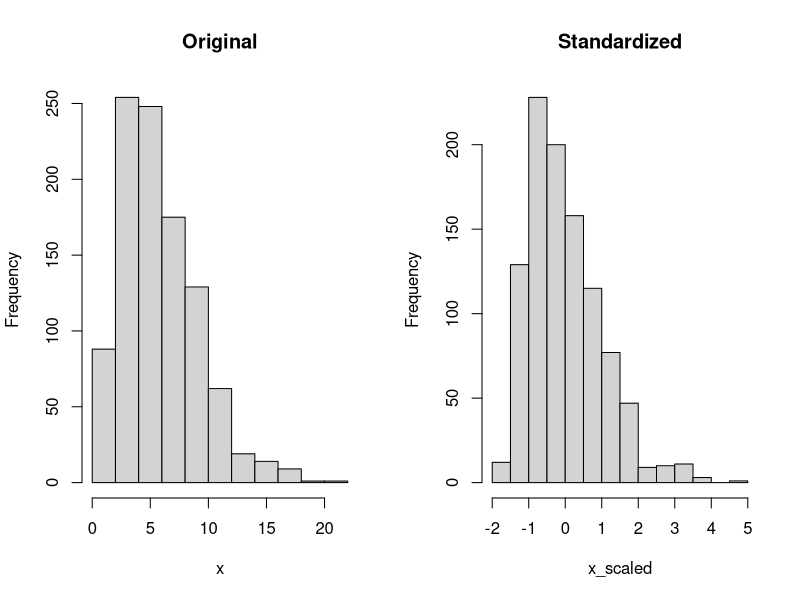
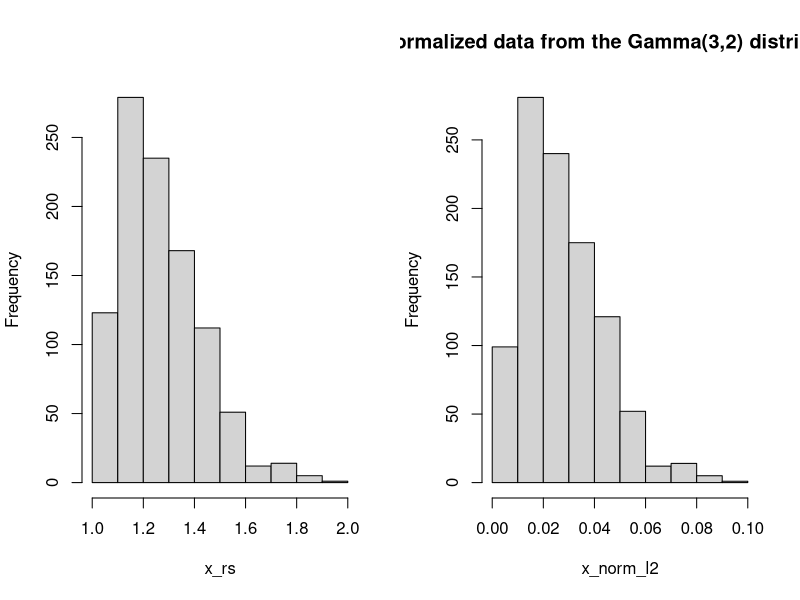

Generate these figures, in order, with R: (Note: this script raises an error after producing the figures.)
## ---- chunk 1
library(caret)
options(width=80)
knitr::opts_chunk$set(echo=TRUE, warning=F, message=F, fig.asp=0.7, cache=FALSE)
## ---- chunk 2
#| fig.cap: Original and standardized data drawn from a Gamma(3,2) distribution.

set.seed(543)
x <- rgamma(1000,shape=3,scale=2)
x_scaled <- scale(x)

mean(x)
sd(x)

round(mean(x_scaled),4)
round(sd(x_scaled),4)

par(mfrow=c(1,2))
hist(x,main="Original")
hist(x_scaled, main="Standardized")

## ---- chunk 3
x_notcentered_but_scaled_with_sd <- scale(x,center=FALSE,
                                          scale=sd(x))
mean(x_notcentered_but_scaled_with_sd)
sd(x_notcentered_but_scaled_with_sd)
## ---- chunk 4
#| fig.cap: Sample from Gamma(3,2) distribution scaled to [0,2].
#| 
range_scale <- function(x, low=0, hi=1) {
    if (!is.null(x) && is.numeric(x)) {
        minval <- min(x,na.rm=TRUE)
        maxval <- max(x,na.rm=TRUE)
        if (maxval-minval < 1e-10) {
            warning("No rescaling done due to small range of data.")
            return (x)
        }
    } else {
        if (!is.numeric(x)) warning("Cannot rescale non-numeric data.")
        return (NULL)
    }
    if (low > hi) {
        lowbound <- hi
        hibound  <- low
        message("Switching hi and low values.")
    } else if (low==hi) {
        return (rep(low,length(x)))
    } else {
        lowbound <- low
        hibound <- hi
    }
    if ((lowbound==0) & (hibound==1)) {
        return ( (x-minval)/(maxval-minval) )
    } else {
        return (lowbound + (x-minval)/(maxval-minval) * (hibound-lowbound))
    }
}

x_rs <- range_scale(x,2,1)
hist(x_rs, main="")
## ---- chunk 5
iris_sc <- preProcess(iris,method=c("center","scale"))

iris_sc_data <- predict(iris_sc,iris)
head(iris_sc_data)
round(apply(iris_sc_data[,1:4],2,mean),4)
apply(iris_sc_data[,1:4],2,sd)
## ---- chunk 6
iris_range <- preProcess(iris,
                         method=c("range"),
                         rangeBounds=c(1,5))
iris_range
iris_range_data <- predict(iris_range,iris)

head(iris_range_data)

apply(iris_range_data[,1:4],2,min)

apply(iris_range_data[,1:4],2,max)
apply(iris_range_data[,1:4],2,mean)
apply(iris_range_data[,1:4],2,sd)
## ---- chunk 7
norm_l2 <- norm(as.matrix(x),type="2")

norm_l2
sqrt(sum(x^2))

x_norm_l2 <- x/norm_l2

# Check, the normalized vector should have L2-norm of 1
norm(x_norm_l2,type="2")

hist(x_norm_l2, main="Normalized data from the Gamma(3,2) distribution")
## ---- chunk 8
#| error: true
X <- matrix(c(1,1   ,1,0,
              1,0.5 ,1,0, 
              1,0.25,1,0,
              1,1   ,0,1, 
              1,0.5 ,0,1, 
              1,0.25,0,1),nrow=6,ncol=4,byrow=TRUE)

XpX <- t(X) %*% X
XpX
solve(XpX)
## ---- chunk 9
df <- data.frame(y=c(1,2,3,4,5,6),
                 x=c(1,0.5,0.25,1,0.5,0.25),
                 A=c(1,1,1,2,2,2))

df$A <- relevel(as.factor(df$A),ref=2)
coef(summary(lm(y ~ x + A, data=df)))
## ---- chunk 10
df2 <- data.frame(y=c(1,2,3,4,5,6),
                  x=c(1,0.5,0.25,1,0.5,0.25),
                  A1=c(1,1,1,0,0,0))

coef(summary(lm(y ~ x + A1, data=df2)))
## ---- chunk 11
df <- data.frame(y=c(1,2,3,4,5,6),
                 x=c(1,0.5,0.25,1,0.5,0.25),
                 A=c(1,1,1,2,2,2))

df$A <- relevel(as.factor(df$A),ref=1)
coef(summary(lm(y ~ x + A, data=df)))
## ---- chunk 12
df <- data.frame(y=c(1,2,3,4,5,6),
                 x=c(1,0.5,0.25,1,0.5,0.25),
                 A=c(1,1,1,2,2,2),
                 B=c(1,2,3,1,2,3))

modB <- lm(y ~ as.factor(B) -1, data=df)
coef(summary(modB))

## ---- chunk 13
X <- matrix(c(0,1,1,0,1,1,0,0,1,0,0,1),nrow=6,ncol=2)

modB_baseline <- lm(df$y ~ X)

coef(summary(modB_baseline))
## ---- chunk 14
X <- matrix(c(1,0,-1,1,0,-1,0,1,-1,0,1,-1),nrow=6,ncol=2)

modB_ave_eff <- lm(df$y ~ X)

round(coef(summary(modB_ave_eff)),5)
## ---- chunk 15
X2 <- matrix(c(1,-1,0,1,-1,0,0,-1,1,0,-1,1),nrow=6,ncol=2)

modB_ave_eff <- lm(df$y ~ X2)

round(coef(summary(modB_ave_eff)),5)
## ---- chunk 16
library(dplyr)
df <- data.frame(x=rnorm(200,mean=3,sd=2))
df_binned <- df %>% mutate(x_binned = ntile(x, n=5))

head(df_binned)
table(df_binned$x_binned)
## ---- chunk 17
df$x_cut <- cut(df$x,breaks=5)
df$x_cut_int <- cut(df$x,breaks=5,labels=FALSE)
head(df)

table(df$x_cut)

table(df$x_cut_int)
## ---- chunk 18
qt <- quantile(df$x,probs=seq(0,1,0.2))
qt

df$x_cut_qt <- cut(df$x,breaks=qt,
                   include.lowest=TRUE)
head(df)

table(df$x_cut_qt)

## ---- chunk 19
#| fig.cap: Histograms of 1,000 random samples from $Y \sim \text{Lognormal}(2,1/2)$ and of $\log Y$.

set.seed(1234)
rln <- rlnorm(1000,meanlog=2,sdlog=sqrt(0.5))

par(mfrow=c(1,2))
hist(rln,breaks=20,freq=FALSE,las=1)
hist(log(rln),breaks=20,freq=FALSE,las=1)
## ---- chunk 20
#| fig.cap: Box-Cox transformations for various values of $\lambda$

boxcox <- function(y,l) {
    if (l == 0) {
        return (log(y))
    } else {
        return ( (y^l - 1)/l )
    }
}
y <- c(seq(0,2.5,0.05),seq(2.5,5,0.1))

plot(y,boxcox(y,2), type="l", 
     ylim=c(-5,15),
     ylab="Y^(lambda)",
     xlab="y",
     lty="longdash",
     las=1)
lines(y,boxcox(y,1.5), type="l", lty="dotdash")
lines(y,boxcox(y,1.0), type="l", lty="dotted")
lines(y,boxcox(y,0.5), type="l", lty="dashed")
lines(y,boxcox(y,0), type="l", lty="solid")
legend("topleft",legend=c(expression(paste(lambda, " = 0")),
                          expression(paste(lambda, " = 0.5")),
                          expression(paste(lambda, " = 1.0")),
                          expression(paste(lambda, " = 1.5")),
                          expression(paste(lambda, " = 2.0"))
                          ),
       lty=c("solid","dashed","dotted","dotdash","longdash")
)

## ---- chunk 21
set.seed(6465)
df <- data.frame(x=rgamma(1000,3,2))
df_bc <- caret::preProcess(df,method="BoxCox")
df_bc

df_bc_data <- predict(df_bc,df)
## ---- chunk 22
#| fig.cap: Original and Box-Cox-transformed data drawn from a Gamma(3,2) distribution.

par(mfrow=c(1,2))
hist(df$x,main="Original",xlab="")
hist(df_bc_data$x, main="BoxCox(0.3)",xlab="")
## ---- chunk 23
df_yj <- caret::preProcess(df,method="YeoJohnson")
df_yj

df_yj_data <- predict(df_yj,df)
## ---- chunk 24
#| fig.cap: Original and Yeo-Johnson-transformed data drawn from a Gamma(3,2) distribution.

par(mfrow=c(1,2))
hist(df$x,main="Original",xlab="")
hist(df_yj_data$x, main="YeoJohnson(-0.22)",xlab="")
## ---- chunk 25
set.seed(45)
yn <- rnorm(1000,mean=2,sd=1.5)
F_yn <- pnorm(yn,mean=2,sd=1.5)    
hist(F_yn,main="")
## ---- chunk 26
norm_rv <- qnorm(runif(1000),mean=2,sd=1.5)
hist(norm_rv)
